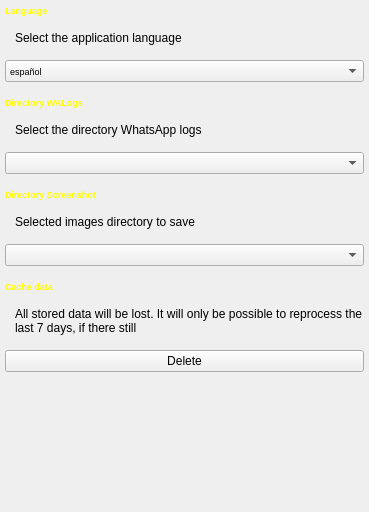
          <widget class="QWidget" name="scrollAreaWidgetContentsSettings">
           <property name="geometry">
            <rect>
             <x>0</x>
             <y>0</y>
             <width>369</width>
             <height>512</height>
            </rect>
           </property>
           <layout class="QVBoxLayout" name="verticalLayout_9">
            <property name="spacing">
             <number>15</number>
            </property>
            <property name="margin">
             <number>5</number>
            </property>
            <item>
             <widget class="QLabel" name="labelLanguage">
              <property name="sizePolicy">
               <sizepolicy hsizetype="Expanding" vsizetype="Fixed">
                <horstretch>0</horstretch>
                <verstretch>0</verstretch>
               </sizepolicy>
              </property>
              <property name="font">
               <font>
                <pointsize>7</pointsize>
                <weight>75</weight>
                <bold>true</bold>
               </font>
              </property>
              <property name="styleSheet">
               <string notr="true">color: rgb(255, 255, 0);</string>
              </property>
              <property name="locale">
               <locale language="English" country="UnitedStates"/>
              </property>
              <property name="text">
               <string>Language</string>
              </property>
              <property name="margin">
               <number>0</number>
              </property>
             </widget>
            </item>
            <item>
             <widget class="QLabel" name="labelLanguageDescription">
              <property name="locale">
               <locale language="English" country="UnitedStates"/>
              </property>
              <property name="text">
               <string>Select the application language</string>
              </property>
              <property name="wordWrap">
               <bool>true</bool>
              </property>
              <property name="indent">
               <number>10</number>
              </property>
             </widget>
            </item>
            <item>
             <widget class="QComboBox" name="comboBoxLanguage">
              <property name="sizePolicy">
               <sizepolicy hsizetype="Expanding" vsizetype="Fixed">
                <horstretch>0</horstretch>
                <verstretch>0</verstretch>
               </sizepolicy>
              </property>
              <property name="font">
               <font>
                <pointsize>7</pointsize>
               </font>
              </property>
              <property name="locale">
               <locale language="English" country="UnitedStates"/>
              </property>
              <property name="sizeAdjustPolicy">
               <enum>QComboBox::AdjustToContents</enum>
              </property>
              <item>
               <property name="text">
                <string notr="true">español</string>
               </property>
              </item>
              <item>
               <property name="text">
                <string notr="true">english</string>
               </property>
              </item>
              <item>
               <property name="text">
                <string>français</string>
               </property>
              </item>
              <item>
               <property name="text">
                <string>deutsch</string>
               </property>
              </item>
              <item>
               <property name="text">
                <string>português</string>
               </property>
              </item>
              <item>
               <property name="text">
                <string>italiano</string>
               </property>
              </item>
              <item>
               <property name="text">
                <string>русский</string>
               </property>
              </item>
             </widget>
            </item>
            <item>
             <widget class="QLabel" name="labelDirectoryWALogs">
              <property name="sizePolicy">
               <sizepolicy hsizetype="Expanding" vsizetype="Fixed">
                <horstretch>0</horstretch>
                <verstretch>0</verstretch>
               </sizepolicy>
              </property>
              <property name="font">
               <font>
                <pointsize>7</pointsize>
                <weight>75</weight>
                <bold>true</bold>
               </font>
              </property>
              <property name="styleSheet">
               <string notr="true">color: rgb(255, 255, 0);</string>
              </property>
              <property name="locale">
               <locale language="English" country="UnitedStates"/>
              </property>
              <property name="text">
               <string>Directory WALogs</string>
              </property>
              <property name="margin">
               <number>0</number>
              </property>
             </widget>
            </item>
            <item>
             <widget class="QLabel" name="labelDirectoryWALogsDescription">
              <property name="locale">
               <locale language="English" country="UnitedStates"/>
              </property>
              <property name="text">
               <string>Select the directory WhatsApp logs</string>
              </property>
              <property name="wordWrap">
               <bool>true</bool>
              </property>
              <property name="indent">
               <number>10</number>
              </property>
             </widget>
            </item>
            <item>
             <widget class="QComboBox" name="comboBoxDirectoryWALogs">
              <property name="sizePolicy">
               <sizepolicy hsizetype="Expanding" vsizetype="Fixed">
                <horstretch>0</horstretch>
                <verstretch>0</verstretch>
               </sizepolicy>
              </property>
              <property name="font">
               <font>
                <pointsize>7</pointsize>
               </font>
              </property>
              <property name="locale">
               <locale language="English" country="UnitedStates"/>
              </property>
             </widget>
            </item>
            <item>
             <widget class="QLabel" name="labelDirectoryScreenshot">
              <property name="sizePolicy">
               <sizepolicy hsizetype="Expanding" vsizetype="Fixed">
                <horstretch>0</horstretch>
                <verstretch>0</verstretch>
               </sizepolicy>
              </property>
              <property name="font">
               <font>
                <pointsize>7</pointsize>
                <weight>75</weight>
                <bold>true</bold>
               </font>
              </property>
              <property name="styleSheet">
               <string notr="true">color: rgb(255, 255, 0);</string>
              </property>
              <property name="locale">
               <locale language="English" country="UnitedStates"/>
              </property>
              <property name="text">
               <string>Directory Screenshot</string>
              </property>
              <property name="margin">
               <number>0</number>
              </property>
             </widget>
            </item>
            <item>
             <widget class="QLabel" name="labelDirectoryScreenshotDescription">
              <property name="locale">
               <locale language="English" country="UnitedStates"/>
              </property>
              <property name="text">
               <string>Selected images directory to save</string>
              </property>
              <property name="wordWrap">
               <bool>true</bool>
              </property>
              <property name="indent">
               <number>10</number>
              </property>
             </widget>
            </item>
            <item>
             <widget class="QComboBox" name="comboBoxDirectoryScreenshot">
              <property name="sizePolicy">
               <sizepolicy hsizetype="Expanding" vsizetype="Fixed">
                <horstretch>0</horstretch>
                <verstretch>0</verstretch>
               </sizepolicy>
              </property>
              <property name="font">
               <font>
                <pointsize>7</pointsize>
               </font>
              </property>
              <property name="locale">
               <locale language="English" country="UnitedStates"/>
              </property>
             </widget>
            </item>
            <item>
             <widget class="QLabel" name="labelSettingsCache">
              <property name="sizePolicy">
               <sizepolicy hsizetype="Expanding" vsizetype="Fixed">
                <horstretch>0</horstretch>
                <verstretch>0</verstretch>
               </sizepolicy>
              </property>
              <property name="font">
               <font>
                <pointsize>7</pointsize>
                <weight>75</weight>
                <bold>true</bold>
               </font>
              </property>
              <property name="styleSheet">
               <string notr="true">color: rgb(255, 255, 0);</string>
              </property>
              <property name="locale">
               <locale language="English" country="UnitedStates"/>
              </property>
              <property name="text">
               <string>Cache data</string>
              </property>
              <property name="margin">
               <number>0</number>
              </property>
             </widget>
            </item>
            <item>
             <widget class="QLabel" name="labelSettingsCacheDeleteDescription">
              <property name="locale">
               <locale language="English" country="UnitedStates"/>
              </property>
              <property name="text">
               <string>All stored data will be lost. It will only be possible to reprocess the last 7 days, if there still</string>
              </property>
              <property name="wordWrap">
               <bool>true</bool>
              </property>
              <property name="indent">
               <number>10</number>
              </property>
             </widget>
            </item>
            <item>
             <widget class="QPushButton" name="pushButtonSettingsCacheDelete">
              <property name="locale">
               <locale language="English" country="UnitedStates"/>
              </property>
              <property name="text">
               <string>Delete</string>
              </property>
             </widget>
            </item>
            <item>
             <spacer name="verticalSpacer_2">
              <property name="orientation">
               <enum>Qt::Vertical</enum>
              </property>
              <property name="sizeHint" stdset="0">
               <size>
                <width>20</width>
                <height>40</height>
               </size>
              </property>
             </spacer>
            </item>
           </layout>
          </widget>
